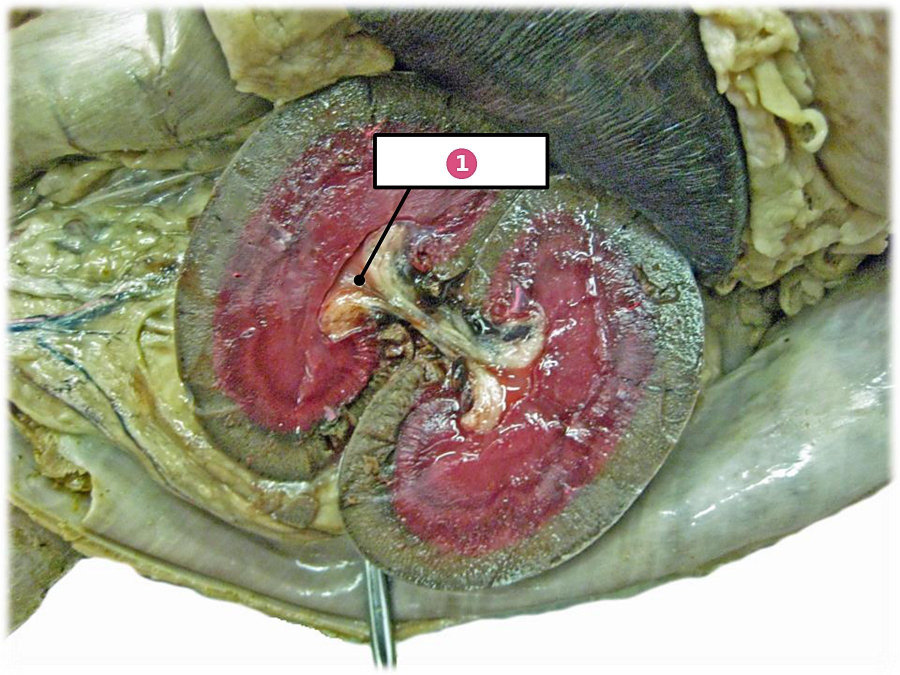
#> input picture tools/umn_src/p3s_abd_33q_orig.jpg, 1800 x 1350 px, found by its file name (shown at 1/2 size)
$ python p3abdfix.py
#> lines starting #> are read from the running program, lines starting #| are printed output that depends on the picture; after the words box and inside, x2 and y2 are one past the last pixel; in counts of white or black regions, pixels touching at a corner belong together
"""Practical 3 · fix labels BAKED into the Abdomen.pdf kidney slide (p33): 'Cortex' + 'Medulla' are part of the
photo, so p3abd.py's PDF-text redaction left them visible. Erase the white letter strokes (inpaint), add pink
badges 2 + 3, and update every card that uses p3s_abd_33q.jpg.  Made by Claude.  Idempotent.
Run from repo root after p3labs/p3best:  python3 tools/p3abdfix.py"""
import re,glob,time,cv2,numpy as np,shutil,os
from PIL import Image,ImageDraw,ImageFont
Q='assets/p3s_abd_33q.jpg'; ORIG='tools/umn_src/p3s_abd_33q_orig.jpg'
if not os.path.exists(ORIG): shutil.copy(Q,ORIG)          # keep the untouched render for reruns
img=cv2.imread(ORIG); H,W=img.shape[:2]
#> further down, img is the input picture: shape (1350, 1800, 3); mean B, G, R 126.1, 146.6, 149
#> after `H, W = img.shape[:2]`: H = 1350; W = 1800
BOX={'2':(395,360,520,515),'3':(535,415,675,605)}          # Cortex, Medulla (rotated white text) in the 1800-px render
mask=np.zeros((H,W),np.uint8)
for x0,y0,x1,y1 in BOX.values():
    sub=img[y0:y1,x0:x1].astype(int); m=(sub.min(2)>185)&((sub.max(2)-sub.min(2))<45)
    mask[y0:y1,x0:x1]=np.maximum(mask[y0:y1,x0:x1],(m*255).astype(np.uint8))
#> this loop made 2 passes
#> pass 1, `sub = img[y0:y1, x0:x1].astype(int)`:
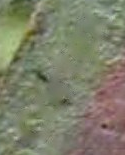
#> sub: shape (155, 125, 3) int64; mean B, G, R 105.8, 127.4, 126
#> pass 2, `sub = img[y0:y1, x0:x1].astype(int)`:
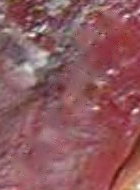
#> sub: shape (190, 140, 3) int64; mean B, G, R 95, 90.1, 142.6
#> pass 2, `m = (sub.min(2) > 185) & (sub.max(2) - sub.min(2) < 45)`:
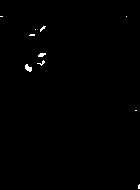
#> m: shape (190, 140) bool; 0.45% white in thin lines or dots
#> after the loop:
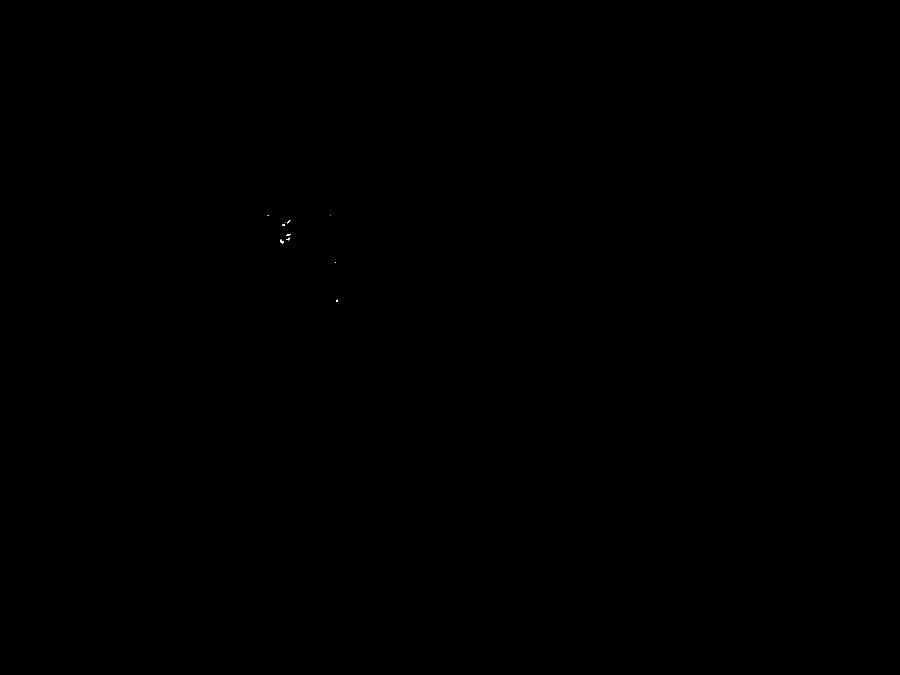
#> mask: shape (1350, 1800) (shown at 1/2 size); 0% white in thin lines or dots, all inside (x1, y1, x2, y2) = (535, 431, 675, 604)
mask=cv2.dilate(mask,np.ones((3,3),np.uint8),iterations=3)
#> mask: shape (1350, 1800); 0.04% white; 6 white regions, box (x1, y1, x2, y2) and area: (557, 465, 584, 490) 407, (561, 438, 584, 454) 240, (670, 596, 678, 607) 87, (532, 428, 541, 435) 63, (667, 522, 675, 529) 56, (658, 428, 665, 435) 49
out=cv2.inpaint(img,mask,7,cv2.INPAINT_TELEA)
im=Image.fromarray(out[:,:,::-1]); d=ImageDraw.Draw(im); F=ImageFont.truetype('/usr/share/fonts/truetype/dejavu/DejaVuSans-Bold.ttf',30)
for n,(x0,y0,x1,y1) in BOX.items():
    cx,cy=(x0+x1)/2,(y0+y1)/2; r=26
    d.ellipse([cx-r,cy-r,cx+r,cy+r],fill=(224,95,168),outline='white',width=4); d.text((cx,cy),n,font=F,fill='white',anchor='mm')
im.save(Q,quality=90)
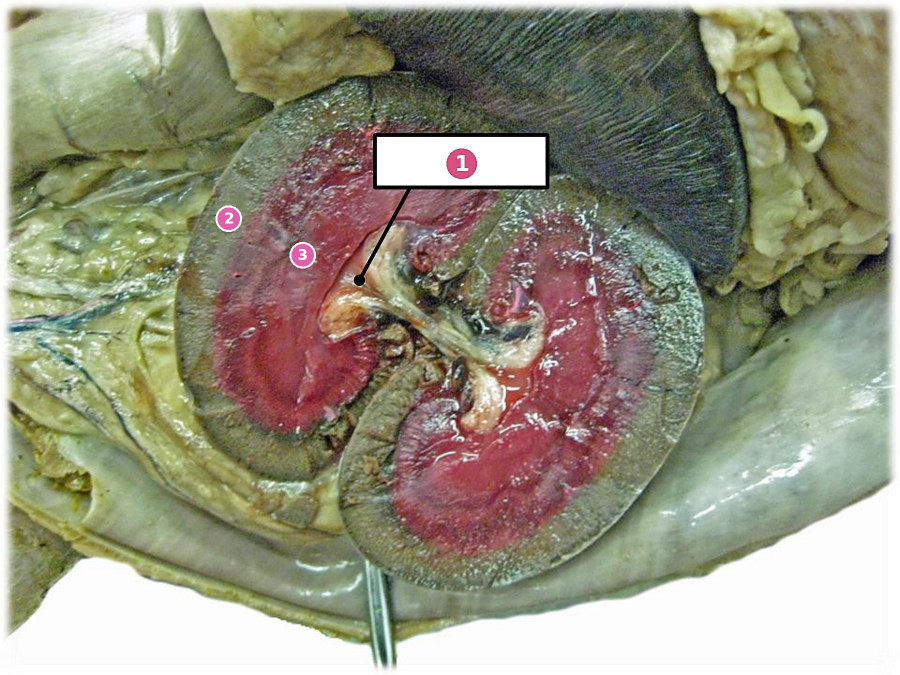
#> saved as p3s_abd_33q.jpg: PIL image 1800x1350 RGB (shown at 1/2 size); mean R, G, B 149.2, 146.7, 126.2
V=str(int(time.time())); n=0
for f in glob.glob('gross-anatomy-*.html'):
    h=open(f).read()
    if 'p3s_abd_33q.jpg' not in h: continue
    h2=re.sub(r'(<section class="card[^"]*"><div class="q">)Name #1(<span[^>]*>[^<]*</span></div><div class="pic"><img[^>]*p3s_abd_33q\.jpg)[^"]*"',lambda m:m.group(1)+'Name #1, #2 and #3'+m.group(2)+f'?v={V}"',h)
    h2=h2.replace('<div class="pr">❓ Name #1</div><div class="an big">#1 Renal pelvis<img','<div class="pr">❓ Name #1, #2 and #3</div><div class="an big">#1 Renal pelvis · #2 Renal cortex · #3 Renal medulla<img')
    if h2!=h: open(f,'w').write(h2); n+=1
print('patched',n,'pages')
# checklist: cortex + medulla now have a photo (same card as renal pelvis)
#> (the run stopped early here; a loop or call above may not have finished)

$ run again, with tools/umn_src/4507.jpg copied over tools/umn_src/p3s_abd_33q_orig.jpg
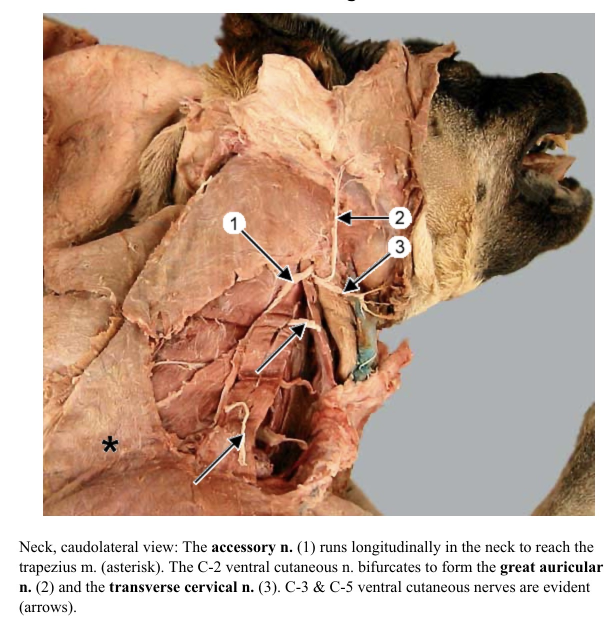
#> input picture tools/umn_src/4507.jpg, 1230 x 1250 px, found by its file name (shown at 1/2 size)
#> img is the input picture: shape (1250, 1230, 3); mean B, G, R 146.1, 163.1, 190.3
#> the loop `for x0,y0,x1,y1 in BOX.values():` made 2 passes
#> pass 1, `m = (sub.min(2) > 185) & (sub.max(2) - sub.min(2) < 45)`:
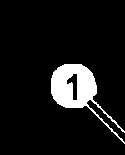
#> m: shape (155, 125) bool; 8.8% white; 1 white region, box (x1, y1, x2, y2) and area: (51, 64, 125, 144) 1714
#> `im.save(Q,quality=90)`:
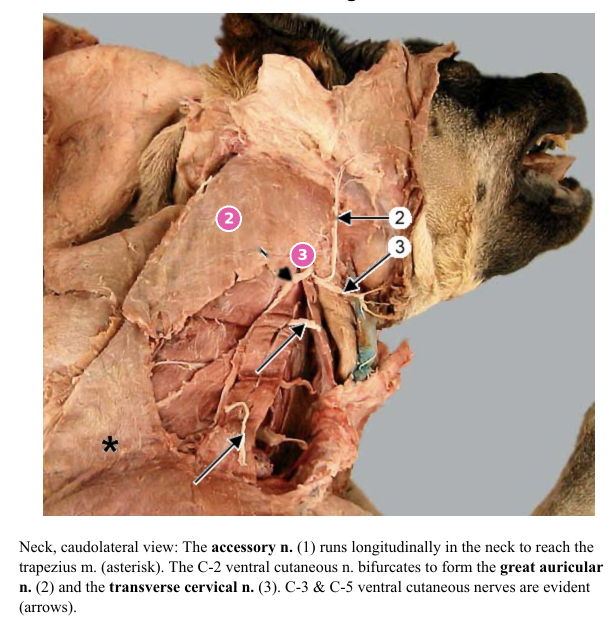
#> saved as p3s_abd_33q.jpg: PIL image 1230x1250 RGB (shown at 1/2 size); mean R, G, B 190.3, 163, 146.2

$ run again, with tools/umn_src/4508.jpg copied over tools/umn_src/p3s_abd_33q_orig.jpg
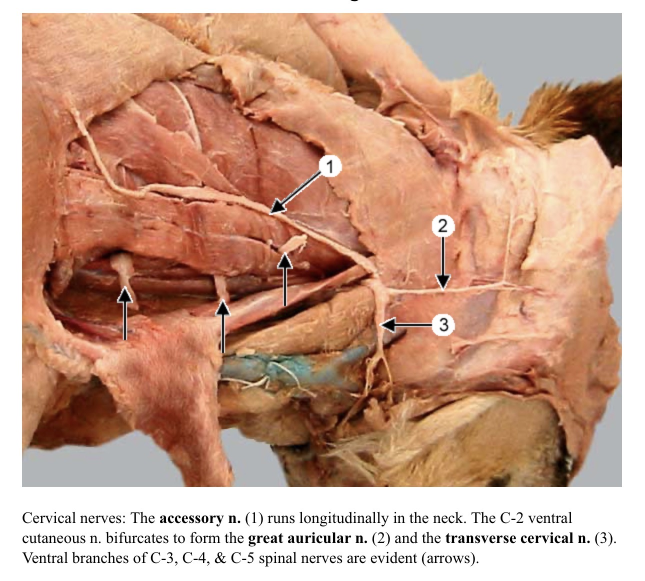
#> input picture tools/umn_src/4508.jpg, 1289 x 1161 px, found by its file name (shown at 1/2 size)
#> img is the input picture: shape (1161, 1289, 3); mean B, G, R 136.4, 157.8, 199
#> the loop `for x0,y0,x1,y1 in BOX.values():` made 2 passes
#> pass 2, `m = (sub.min(2) > 185) & (sub.max(2) - sub.min(2) < 45)`:
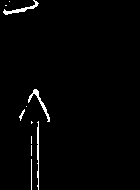
#> m: shape (190, 140) bool; 1.7% white in thin lines or dots, all inside (x1, y1, x2, y2) = (3, 0, 50, 190)
#> `im.save(Q,quality=90)`:
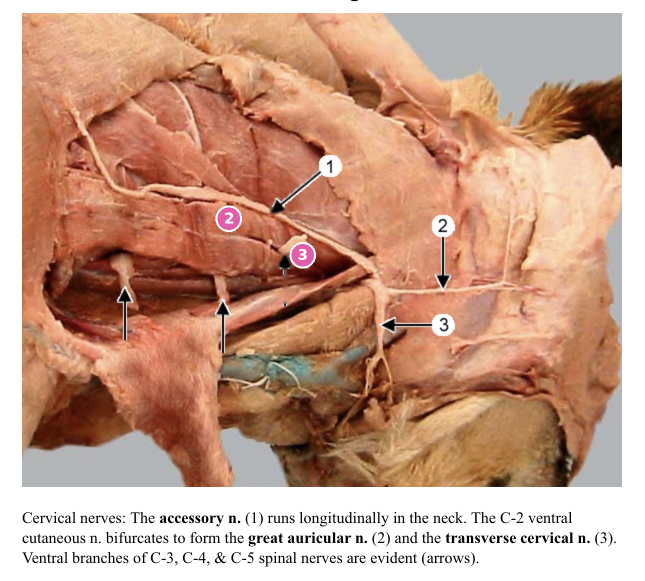
#> saved as p3s_abd_33q.jpg: PIL image 1289x1161 RGB (shown at 1/2 size); mean R, G, B 199.1, 157.9, 136.7

$ run again, with tools/umn_src/4510.jpg copied over tools/umn_src/p3s_abd_33q_orig.jpg
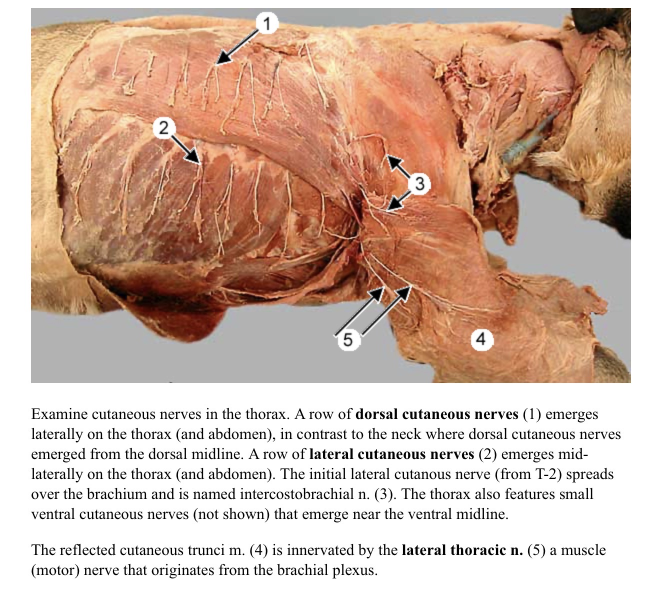
#> input picture tools/umn_src/4510.jpg, 1341 x 1180 px, found by its file name (shown at 1/2 size)
#> img is the input picture: shape (1180, 1341, 3); mean B, G, R 166.1, 181.6, 208.7
#> the loop `for x0,y0,x1,y1 in BOX.values():` made 2 passes
#> pass 1, `sub = img[y0:y1, x0:x1].astype(int)`:
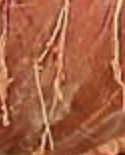
#> sub: shape (155, 125, 3) int64; mean B, G, R 66.9, 96.3, 165.3
#> `im.save(Q,quality=90)`:
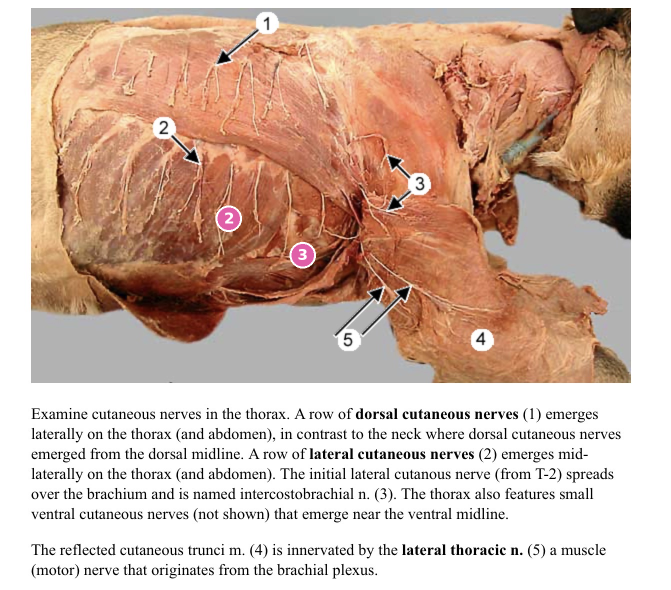
#> saved as p3s_abd_33q.jpg: PIL image 1341x1180 RGB (shown at 1/2 size); mean R, G, B 208.9, 181.7, 166.5
